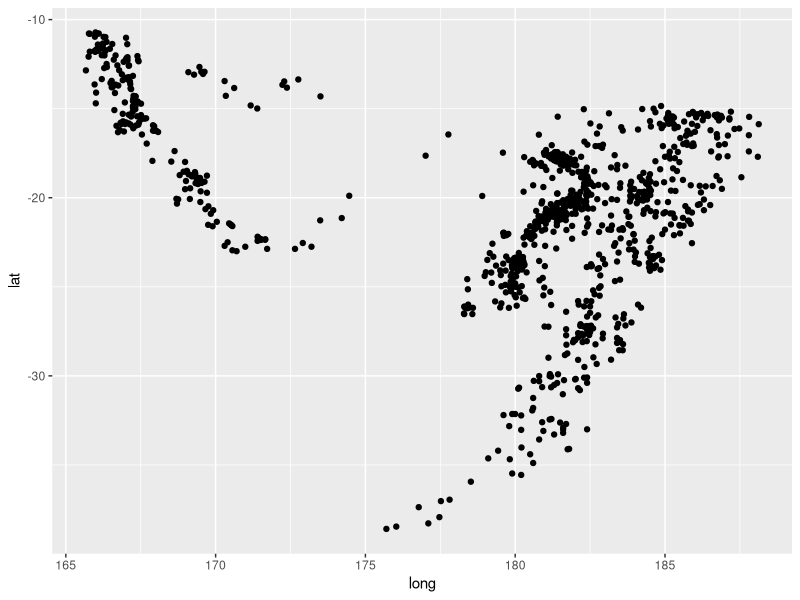
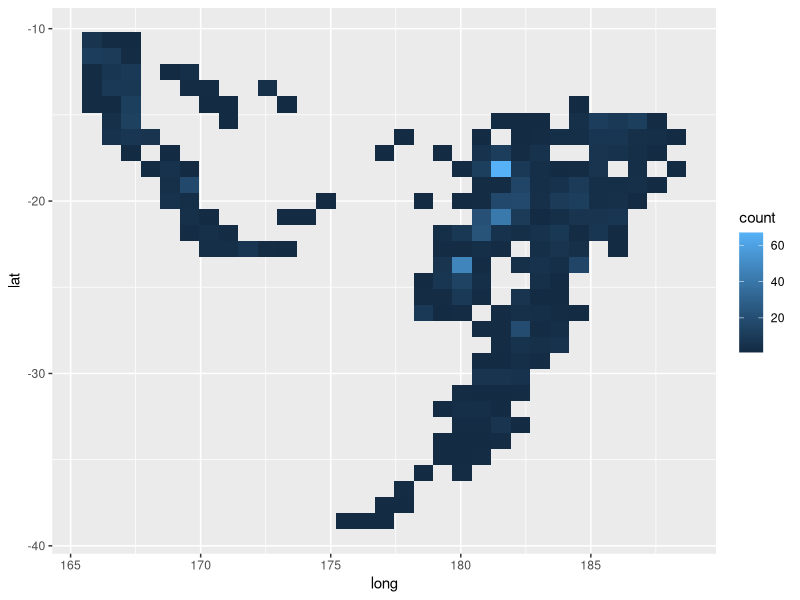
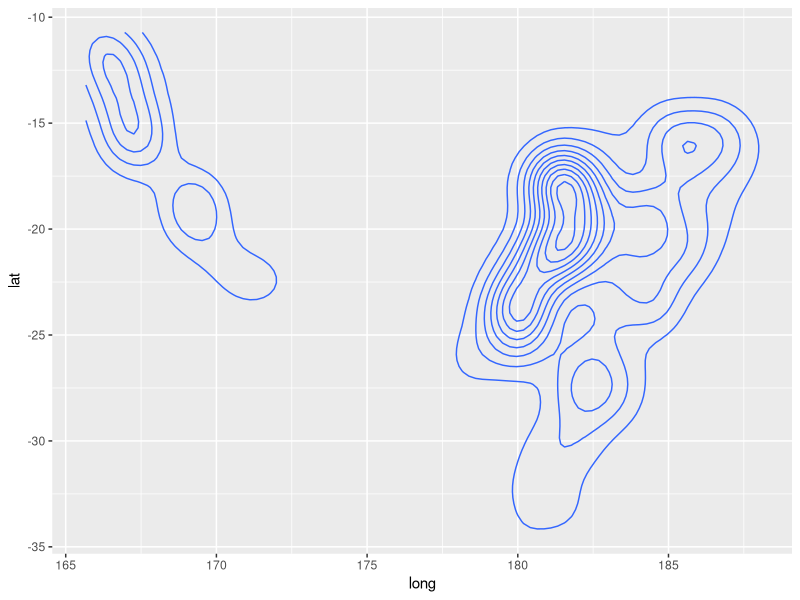
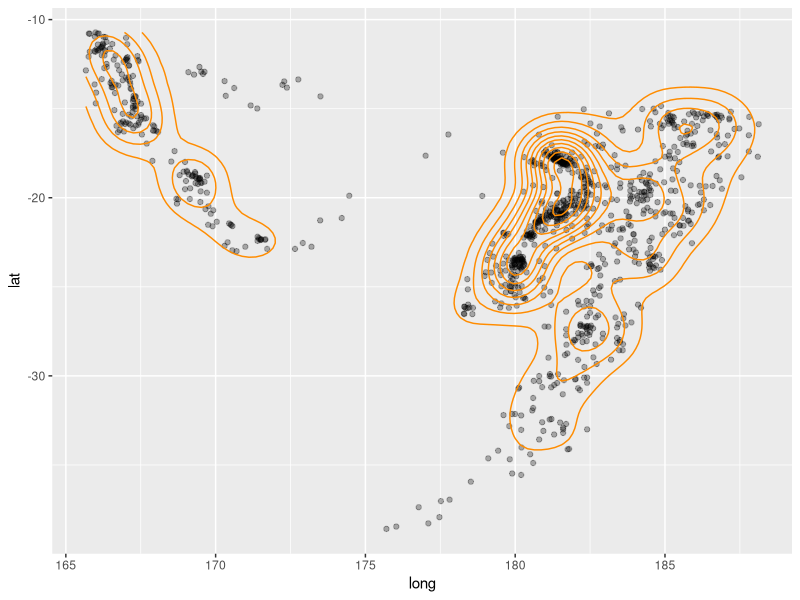
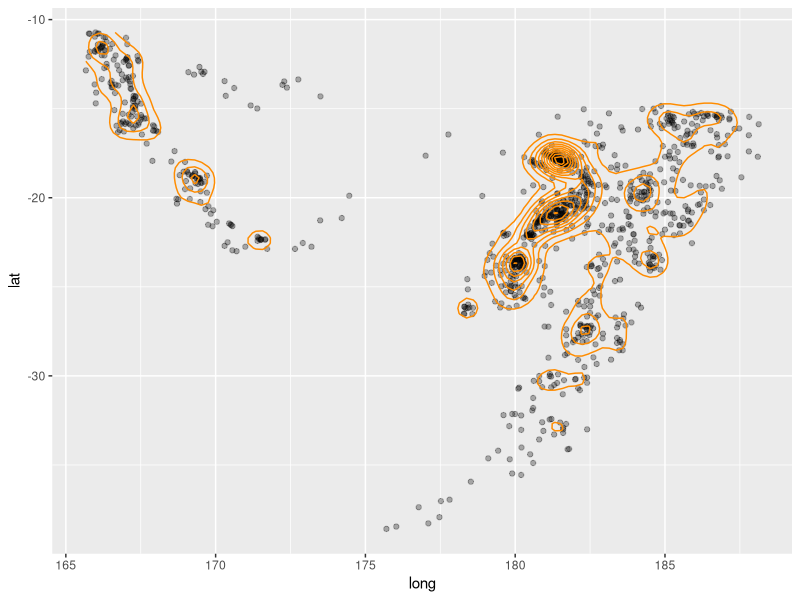
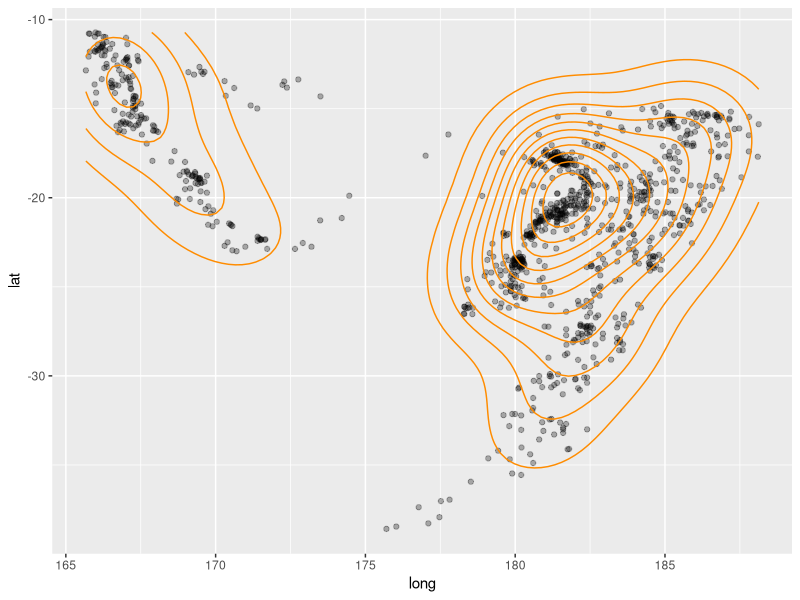
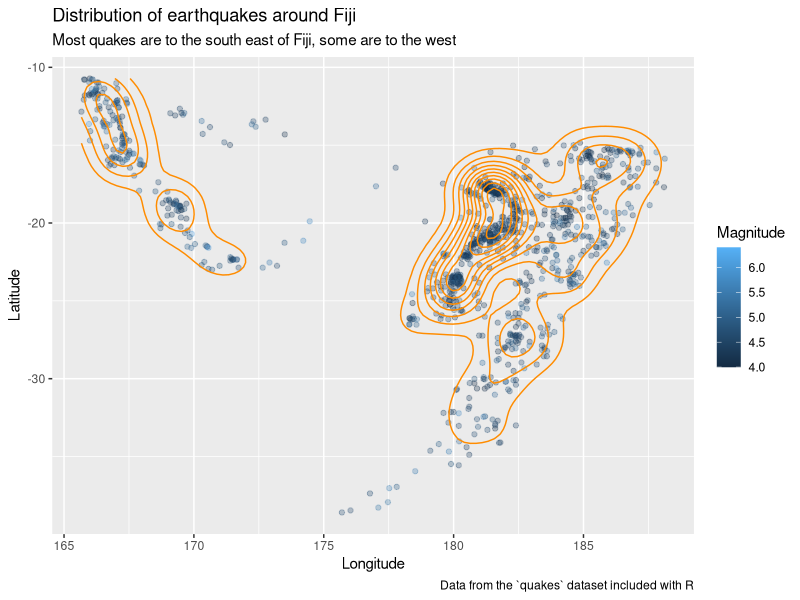
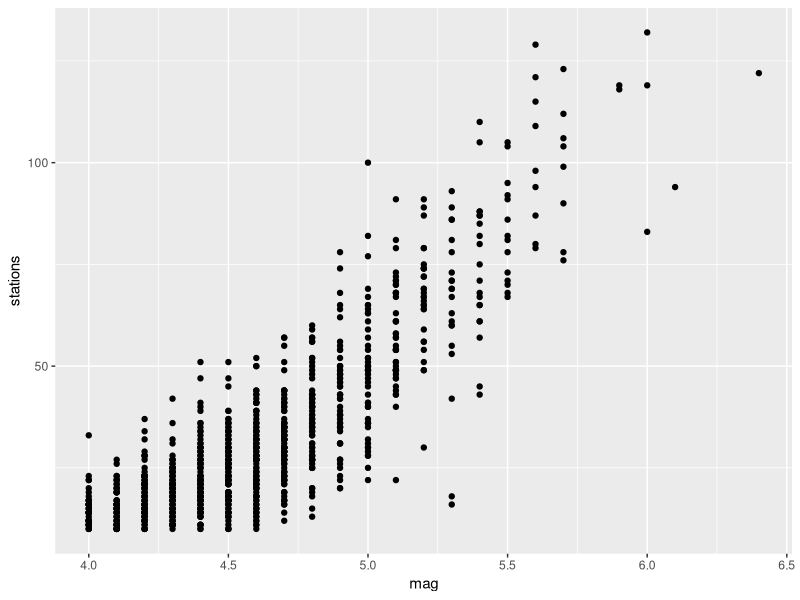

Source code (R) for these figures, in order:
# Our second R script

# Load up the libraries we need and data
library(tidyverse)
data(quakes)

# Let's plot where the earthquakes are again
ggplot(data=quakes) +
  geom_point(mapping=aes(x=long, y=lat))

# Let's change the points to something else. In this case binning the data
# and counting the number of points in each bin.
ggplot(data=quakes) +
  geom_bin2d(mapping=aes(x=long, y=lat))

# Another option might be to use a density estimator and produce contour plots:
ggplot(data=quakes) +
  geom_density2d(mapping=aes(x=long, y=lat))
# The density plot is produced by dropping small blobs of 'jelly' on each point. Where
# points are close, the jelly lands on top of each other a bit, causing a big mountain
# of jelly to occur. Where points are sparse, you get a flatter distribution.
# The contours are used to show this 3D surface on a 2D plot. Where contours are tight
# the number of earthquakes is increasing rapidly. Where they are further apart, the
# number of earthquakes isn't changing much.

# We can combine these two layers if we want:
ggplot(data=quakes) +
  geom_point(mapping=aes(x=long, y=lat), alpha=0.3) +
  geom_density2d(mapping=aes(x=long, y=lat), col='darkorange', linetype='solid',
                 size = 0.5)

# We can change line type, colour etc in the same way as before, by adding the parameters
# to the `geom_density2d` function.

# We can find the different types of line by looking in the ggplot2 specification vignette (
# found from `geom_point()` help).
vignette("ggplot2-specs")

# We can also change the amount that we smooth. When we drop the jelly on each point we
# can choose how large the blob is, and how tall it is. We use `adjust` in `geom_smooth`
# for this.
ggplot(data=quakes) +
  geom_point(mapping=aes(x=long, y=lat), alpha=0.3) +
  geom_density2d(mapping=aes(x=long, y=lat), col='darkorange', linetype='solid',
                 size = 0.5, adjust = 0.5)
# Smaller than 1 for adjust will smooth less, while adjust > 1 will smooth more.
ggplot(data=quakes) +
  geom_point(mapping=aes(x=long, y=lat), alpha=0.3) +
  geom_density2d(mapping=aes(x=long, y=lat), col='darkorange', linetype='solid',
                 size = 0.5, adjust = 2)
# adjust = 0.5 is probably undersmoothed - we're adapting to the specific dataset that
# we have a little too much, so maybe aren't capturing the truth in the general population.

# adjust = 2 is probably oversmoothed - we're losing detail or signal.

ggplot(data=quakes) +
  geom_point(mapping=aes(x=long, y=lat, colour = mag), alpha=0.3) +
  geom_density2d(mapping=aes(x=long, y=lat), col='darkorange', linetype='solid',
                 size = 0.5, adjust = 1) +
  labs(x = "Longitude", y= "Latitude",
       colour = "Magnitude",
       title = "Distribution of earthquakes around Fiji",
       subtitle = "Most quakes are to the south east of Fiji, some are to the west",
       caption = "Data from the `quakes` dataset included with R")

## Improving a plot

ggplot(data=quakes) +
  geom_point(mapping=aes(x=mag, y=stations))

# We note that there's vertical stripes of data on the plot as magnitude is rounded to the
# nearest 0.1. We may have **overplotting** where multiple observations are plotted on top
# of each other exactly, so we can't tell how many points there are.

ggplot(data=quakes) +
  geom_jitter(mapping=aes(x=mag, y=stations))

# This adds 'jitter' or random noise to each of the x,y pairs so they're not directly on top
# of each other. It allows the density of points to be seen more clearly. Ink density.

# we can alter the amount of jitter with `width` and `height`
ggplot(data=quakes) +
  geom_jitter(mapping=aes(x=mag, y=stations), width=0.04)

# Another way to solve overplotting is by using transparency
ggplot(data=quakes) +
  geom_point(mapping=aes(x=mag, y=stations), alpha=0.2)

# or maybe a combination
ggplot(data=quakes) +
  geom_jitter(mapping=aes(x=mag, y=stations), alpha=0.2)

# We could try a smoother to estimate the distribution of points or the relationship
# between stations and magnitude
ggplot(data=quakes) +
  geom_jitter(mapping=aes(x=mag, y=stations), alpha=0.2) +
  geom_density2d(mapping=aes(x=mag, y=stations))

# To get the trend, we can use `geom_smooth()`
ggplot(data=quakes) +
  geom_jitter(mapping=aes(x=mag, y=stations), alpha=0.2) +
  geom_smooth(mapping=aes(x=mag, y=stations))

# By default with 1000 observations or more, it uses a generalised additive model which
# fits a smooth trend using splines. We can specify the method as follows:
ggplot(data=quakes) +
  geom_jitter(mapping=aes(x=mag, y=stations), alpha=0.2) +
  geom_smooth(mapping=aes(x=mag, y=stations), method='loess', span=2)
# span defaults to 0.75, lower values smooth less, higher values smooth more (up to 1?)

# We can also fit a straight line:
ggplot(data=quakes) +
  geom_jitter(mapping=aes(x=mag, y=stations), alpha=0.2) +
  geom_smooth(mapping=aes(x=mag, y=stations), method='lm')
# This is a terrible fit. We're underestimating the number of stations for low magnitude
# quakes.

# To alter the smoothing for the gam:
ggplot(data=quakes) +
  geom_jitter(mapping=aes(x=mag, y=stations), alpha=0.2) +
  geom_smooth(mapping=aes(x=mag, y=stations), method='gam',
              method.args = list(gamma = 3))
# gamma greater than 1 will smooth more. Gamma less than 1 will smooth less:
ggplot(data=quakes) +
  geom_jitter(mapping=aes(x=mag, y=stations), alpha=0.2) +
  geom_smooth(mapping=aes(x=mag, y=stations), method='gam',
              method.args = list(gamma = 0.4))

# The original smooth was I think the best:
ggplot(data=quakes) +
  geom_jitter(mapping=aes(x=mag, y=stations), alpha=0.2) +
  geom_smooth(mapping=aes(x=mag, y=stations), method='gam') +
  labs(x = "Magnitude of earthquake",
       y = "Number of stations that detect the earthquake",
       title = "Larger earthquakes are felt more widely")
# Feel free to editorialise a little with your titles, but not too much.
# We don't want a clickbait headline...
